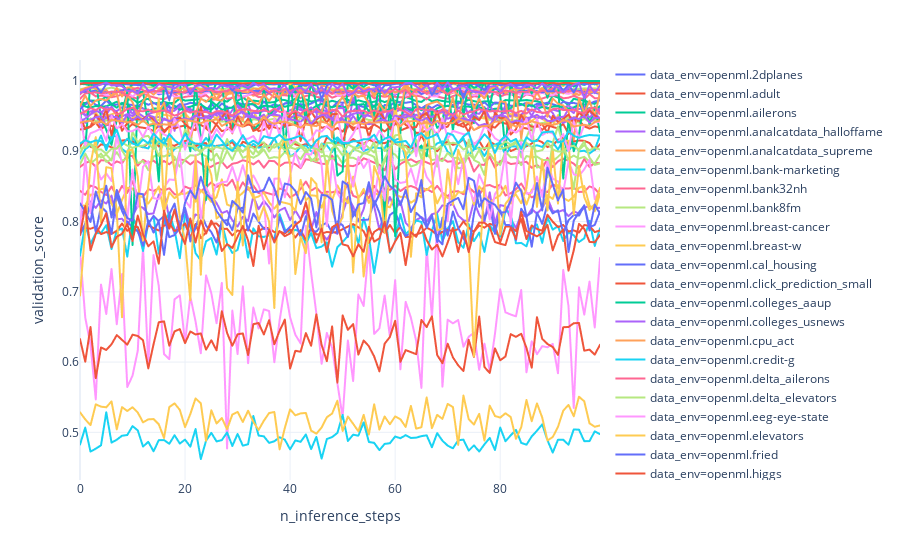

The cell this chart's notebook holds for it:
### Markdown cell above
## Plot Rewards

### Code cell
px.line(
    inference_results.query("data_env_partition == 'training'"),
    x="n_inference_steps",
    y="validation_score",
    template="plotly_white",
    color="data_env",
)
